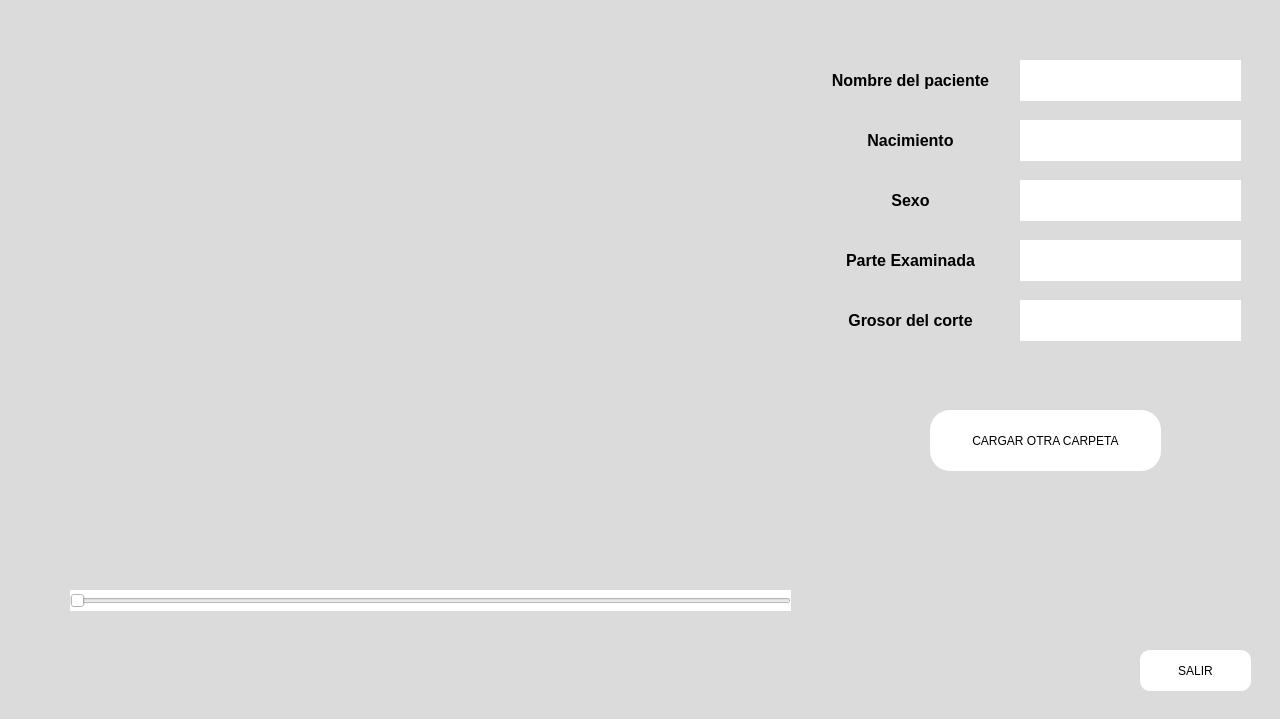
<?xml version="1.0" encoding="UTF-8"?>
<ui version="4.0">
 <class>Form</class>
 <widget class="QWidget" name="Form">
  <property name="geometry">
   <rect>
    <x>0</x>
    <y>0</y>
    <width>1280</width>
    <height>719</height>
   </rect>
  </property>
  <property name="windowTitle">
   <string>Form</string>
  </property>
  <property name="styleSheet">
   <string notr="true">background-color: qlineargradient(spread:pad, x1:0, y1:0, x2:1, y2:1, stop:0.446023 rgba(74, 137, 255, 255), stop:0.5 rgba(43, 117, 255, 255), stop:1 rgba(255, 255, 255, 255));
background-color: qlineargradient(spread:pad, x1:0, y1:0, x2:1, y2:1, stop:0 rgba(219, 219, 219, 255));</string>
  </property>
  <widget class="QLabel" name="label">
   <property name="geometry">
    <rect>
     <x>70</x>
     <y>40</y>
     <width>720</width>
     <height>480</height>
    </rect>
   </property>
   <property name="styleSheet">
    <string notr="true">
</string>
   </property>
   <property name="text">
    <string/>
   </property>
  </widget>
  <widget class="QSlider" name="horizontalSlider">
   <property name="geometry">
    <rect>
     <x>70</x>
     <y>590</y>
     <width>721</width>
     <height>21</height>
    </rect>
   </property>
   <property name="styleSheet">
    <string notr="true">
background-color: rgba(255, 255, 255, 255);</string>
   </property>
   <property name="orientation">
    <enum>Qt::Horizontal</enum>
   </property>
  </widget>
  <widget class="QLabel" name="label_2">
   <property name="geometry">
    <rect>
     <x>1020</x>
     <y>60</y>
     <width>221</width>
     <height>41</height>
    </rect>
   </property>
   <property name="styleSheet">
    <string notr="true">background-color: rgb(255, 255, 255);</string>
   </property>
   <property name="text">
    <string/>
   </property>
  </widget>
  <widget class="QLabel" name="label_3">
   <property name="geometry">
    <rect>
     <x>1020</x>
     <y>120</y>
     <width>221</width>
     <height>41</height>
    </rect>
   </property>
   <property name="styleSheet">
    <string notr="true">background-color: rgb(255, 255, 255);</string>
   </property>
   <property name="text">
    <string/>
   </property>
  </widget>
  <widget class="QLabel" name="label_4">
   <property name="geometry">
    <rect>
     <x>1020</x>
     <y>180</y>
     <width>221</width>
     <height>41</height>
    </rect>
   </property>
   <property name="styleSheet">
    <string notr="true">background-color: rgb(255, 255, 255);</string>
   </property>
   <property name="text">
    <string/>
   </property>
  </widget>
  <widget class="QLabel" name="label_5">
   <property name="geometry">
    <rect>
     <x>1020</x>
     <y>240</y>
     <width>221</width>
     <height>41</height>
    </rect>
   </property>
   <property name="styleSheet">
    <string notr="true">background-color: rgb(255, 255, 255);</string>
   </property>
   <property name="text">
    <string/>
   </property>
  </widget>
  <widget class="QLabel" name="label_6">
   <property name="geometry">
    <rect>
     <x>1020</x>
     <y>300</y>
     <width>221</width>
     <height>41</height>
    </rect>
   </property>
   <property name="styleSheet">
    <string notr="true">background-color: rgb(255, 255, 255);</string>
   </property>
   <property name="text">
    <string/>
   </property>
  </widget>
  <widget class="QPushButton" name="pushButton">
   <property name="geometry">
    <rect>
     <x>930</x>
     <y>410</y>
     <width>231</width>
     <height>61</height>
    </rect>
   </property>
   <property name="styleSheet">
    <string notr="true">font: 75 10pt &quot;MS Shell Dlg 2&quot;;
font: 75 10pt &quot;MS Shell Dlg 2&quot;;
border-radius:20px;
background-color: rgb(255, 255, 255);</string>
   </property>
   <property name="text">
    <string>CARGAR OTRA CARPETA</string>
   </property>
  </widget>
  <widget class="QPushButton" name="pushButton_2">
   <property name="geometry">
    <rect>
     <x>1140</x>
     <y>650</y>
     <width>111</width>
     <height>41</height>
    </rect>
   </property>
   <property name="styleSheet">
    <string notr="true">border-radius:10px;
background-color: rgb(255, 255, 255);</string>
   </property>
   <property name="text">
    <string>SALIR</string>
   </property>
  </widget>
  <widget class="QLabel" name="label_12">
   <property name="geometry">
    <rect>
     <x>830</x>
     <y>60</y>
     <width>161</width>
     <height>41</height>
    </rect>
   </property>
   <property name="styleSheet">
    <string notr="true">background-color: rgba(255, 255, 255, 0);</string>
   </property>
   <property name="text">
    <string>&lt;html&gt;&lt;head/&gt;&lt;body&gt;&lt;p align=&quot;center&quot;&gt;&lt;span style=&quot; font-size:12pt; font-weight:600;&quot;&gt;Nombre del paciente&lt;/span&gt;&lt;/p&gt;&lt;/body&gt;&lt;/html&gt;</string>
   </property>
  </widget>
  <widget class="QLabel" name="label_13">
   <property name="geometry">
    <rect>
     <x>830</x>
     <y>120</y>
     <width>161</width>
     <height>41</height>
    </rect>
   </property>
   <property name="styleSheet">
    <string notr="true">background-color: rgba(255, 255, 255, 0);</string>
   </property>
   <property name="text">
    <string>&lt;html&gt;&lt;head/&gt;&lt;body&gt;&lt;p align=&quot;center&quot;&gt;&lt;span style=&quot; font-size:12pt; font-weight:600;&quot;&gt;Nacimiento&lt;/span&gt;&lt;/p&gt;&lt;/body&gt;&lt;/html&gt;</string>
   </property>
  </widget>
  <widget class="QLabel" name="label_14">
   <property name="geometry">
    <rect>
     <x>830</x>
     <y>240</y>
     <width>161</width>
     <height>41</height>
    </rect>
   </property>
   <property name="styleSheet">
    <string notr="true">background-color: rgba(255, 255, 255, 0);</string>
   </property>
   <property name="text">
    <string>&lt;html&gt;&lt;head/&gt;&lt;body&gt;&lt;p align=&quot;center&quot;&gt;&lt;span style=&quot; font-size:12pt; font-weight:600;&quot;&gt;Parte Examinada&lt;/span&gt;&lt;/p&gt;&lt;/body&gt;&lt;/html&gt;</string>
   </property>
  </widget>
  <widget class="QLabel" name="label_15">
   <property name="geometry">
    <rect>
     <x>830</x>
     <y>180</y>
     <width>161</width>
     <height>41</height>
    </rect>
   </property>
   <property name="styleSheet">
    <string notr="true">background-color: rgba(255, 255, 255, 0);</string>
   </property>
   <property name="text">
    <string>&lt;html&gt;&lt;head/&gt;&lt;body&gt;&lt;p align=&quot;center&quot;&gt;&lt;span style=&quot; font-size:12pt; font-weight:600;&quot;&gt;Sexo&lt;/span&gt;&lt;/p&gt;&lt;/body&gt;&lt;/html&gt;</string>
   </property>
  </widget>
  <widget class="QLabel" name="label_16">
   <property name="geometry">
    <rect>
     <x>830</x>
     <y>300</y>
     <width>161</width>
     <height>41</height>
    </rect>
   </property>
   <property name="styleSheet">
    <string notr="true">background-color: rgba(255, 255, 255, 0);</string>
   </property>
   <property name="text">
    <string>&lt;html&gt;&lt;head/&gt;&lt;body&gt;&lt;p align=&quot;center&quot;&gt;&lt;span style=&quot; font-size:12pt; font-weight:600;&quot;&gt;Grosor del corte&lt;/span&gt;&lt;/p&gt;&lt;/body&gt;&lt;/html&gt;</string>
   </property>
  </widget>
 </widget>
 <resources/>
 <connections/>
</ui>
